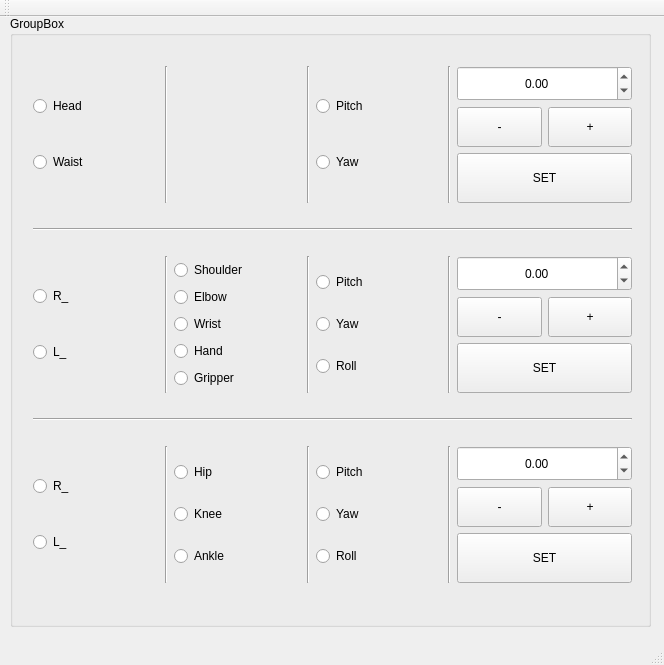
<?xml version="1.0" encoding="UTF-8"?>
<ui version="4.0">
 <class>MainWindow</class>
 <widget class="QMainWindow" name="MainWindow">
  <property name="geometry">
   <rect>
    <x>0</x>
    <y>0</y>
    <width>664</width>
    <height>665</height>
   </rect>
  </property>
  <property name="windowTitle">
   <string>MainWindow</string>
  </property>
  <widget class="QWidget" name="centralWidget">
   <widget class="QGroupBox" name="groupBox">
    <property name="geometry">
     <rect>
      <x>10</x>
      <y>-1</y>
      <width>641</width>
      <height>611</height>
     </rect>
    </property>
    <property name="maximumSize">
     <size>
      <width>16777215</width>
      <height>761</height>
     </size>
    </property>
    <property name="title">
     <string>GroupBox</string>
    </property>
    <widget class="QWidget" name="verticalLayoutWidget">
     <property name="geometry">
      <rect>
       <x>12</x>
       <y>20</y>
       <width>621</width>
       <height>579</height>
      </rect>
     </property>
     <layout class="QVBoxLayout" name="verticalLayout">
      <property name="sizeConstraint">
       <enum>QLayout::SetDefaultConstraint</enum>
      </property>
      <item>
       <layout class="QHBoxLayout" name="horizontalLayout">
        <item>
         <layout class="QVBoxLayout" name="verticalLayout_2">
          <property name="sizeConstraint">
           <enum>QLayout::SetMinimumSize</enum>
          </property>
          <item>
           <widget class="QRadioButton" name="radioButton_1">
            <property name="text">
             <string>Head</string>
            </property>
            <attribute name="buttonGroup">
             <string notr="true">buttonGroup</string>
            </attribute>
           </widget>
          </item>
          <item>
           <widget class="QRadioButton" name="radioButton_2">
            <property name="text">
             <string>Waist</string>
            </property>
            <attribute name="buttonGroup">
             <string notr="true">buttonGroup</string>
            </attribute>
           </widget>
          </item>
         </layout>
        </item>
        <item>
         <widget class="Line" name="line_6">
          <property name="orientation">
           <enum>Qt::Vertical</enum>
          </property>
         </widget>
        </item>
        <item>
         <layout class="QVBoxLayout" name="verticalLayout_3">
          <property name="sizeConstraint">
           <enum>QLayout::SetMinAndMaxSize</enum>
          </property>
          <item>
           <widget class="QLabel" name="label">
            <property name="text">
             <string/>
            </property>
           </widget>
          </item>
         </layout>
        </item>
        <item>
         <widget class="Line" name="line_11">
          <property name="orientation">
           <enum>Qt::Vertical</enum>
          </property>
         </widget>
        </item>
        <item>
         <layout class="QVBoxLayout" name="verticalLayout_11">
          <property name="sizeConstraint">
           <enum>QLayout::SetMinimumSize</enum>
          </property>
          <item>
           <widget class="QRadioButton" name="radioButton_15">
            <property name="text">
             <string>Pitch</string>
            </property>
            <attribute name="buttonGroup">
             <string notr="true">buttonGroup_3</string>
            </attribute>
           </widget>
          </item>
          <item>
           <widget class="QRadioButton" name="radioButton_16">
            <property name="text">
             <string>Yaw</string>
            </property>
            <attribute name="buttonGroup">
             <string notr="true">buttonGroup_3</string>
            </attribute>
           </widget>
          </item>
         </layout>
        </item>
        <item>
         <widget class="Line" name="line_3">
          <property name="orientation">
           <enum>Qt::Vertical</enum>
          </property>
         </widget>
        </item>
        <item>
         <layout class="QVBoxLayout" name="verticalLayout_4">
          <property name="sizeConstraint">
           <enum>QLayout::SetMinimumSize</enum>
          </property>
          <item>
           <layout class="QHBoxLayout" name="horizontalLayout_5">
            <item>
             <widget class="QDoubleSpinBox" name="doubleSpin_joint_ctrl_1">
              <property name="minimumSize">
               <size>
                <width>0</width>
                <height>35</height>
               </size>
              </property>
              <property name="alignment">
               <set>Qt::AlignCenter</set>
              </property>
              <property name="minimum">
               <double>-20.000000000000000</double>
              </property>
              <property name="maximum">
               <double>20.000000000000000</double>
              </property>
             </widget>
            </item>
           </layout>
          </item>
          <item>
           <layout class="QHBoxLayout" name="horizontalLayout_6">
            <item>
             <widget class="QPushButton" name="button_joint_ctrl_minus_1">
              <property name="minimumSize">
               <size>
                <width>0</width>
                <height>40</height>
               </size>
              </property>
              <property name="text">
               <string>-</string>
              </property>
             </widget>
            </item>
            <item>
             <widget class="QPushButton" name="button_joint_ctrl_plus_1">
              <property name="minimumSize">
               <size>
                <width>0</width>
                <height>40</height>
               </size>
              </property>
              <property name="text">
               <string>+</string>
              </property>
             </widget>
            </item>
           </layout>
          </item>
          <item>
           <layout class="QHBoxLayout" name="horizontalLayout_4">
            <item>
             <widget class="QPushButton" name="button_joint_ctrl_set_1">
              <property name="sizePolicy">
               <sizepolicy hsizetype="Fixed" vsizetype="Fixed">
                <horstretch>0</horstretch>
                <verstretch>0</verstretch>
               </sizepolicy>
              </property>
              <property name="minimumSize">
               <size>
                <width>175</width>
                <height>50</height>
               </size>
              </property>
              <property name="maximumSize">
               <size>
                <width>175</width>
                <height>16777215</height>
               </size>
              </property>
              <property name="text">
               <string>SET</string>
              </property>
             </widget>
            </item>
           </layout>
          </item>
         </layout>
        </item>
       </layout>
      </item>
      <item>
       <widget class="Line" name="line">
        <property name="orientation">
         <enum>Qt::Horizontal</enum>
        </property>
       </widget>
      </item>
      <item>
       <layout class="QHBoxLayout" name="horizontalLayout_2">
        <item>
         <layout class="QVBoxLayout" name="verticalLayout_6">
          <property name="sizeConstraint">
           <enum>QLayout::SetMinimumSize</enum>
          </property>
          <item>
           <widget class="QRadioButton" name="radioButton_3">
            <property name="text">
             <string>R_</string>
            </property>
            <attribute name="buttonGroup">
             <string notr="true">buttonGroup</string>
            </attribute>
           </widget>
          </item>
          <item>
           <widget class="QRadioButton" name="radioButton_4">
            <property name="text">
             <string>L_</string>
            </property>
            <attribute name="buttonGroup">
             <string notr="true">buttonGroup</string>
            </attribute>
           </widget>
          </item>
         </layout>
        </item>
        <item>
         <widget class="Line" name="line_7">
          <property name="orientation">
           <enum>Qt::Vertical</enum>
          </property>
         </widget>
        </item>
        <item>
         <layout class="QVBoxLayout" name="verticalLayout_7">
          <property name="spacing">
           <number>3</number>
          </property>
          <property name="sizeConstraint">
           <enum>QLayout::SetMinimumSize</enum>
          </property>
          <item>
           <widget class="QRadioButton" name="radioButton_7">
            <property name="text">
             <string>Shoulder</string>
            </property>
            <attribute name="buttonGroup">
             <string notr="true">buttonGroup_2</string>
            </attribute>
           </widget>
          </item>
          <item>
           <widget class="QRadioButton" name="radioButton_8">
            <property name="text">
             <string>Elbow</string>
            </property>
            <attribute name="buttonGroup">
             <string notr="true">buttonGroup_2</string>
            </attribute>
           </widget>
          </item>
          <item>
           <widget class="QRadioButton" name="radioButton_9">
            <property name="text">
             <string>Wrist</string>
            </property>
            <attribute name="buttonGroup">
             <string notr="true">buttonGroup_2</string>
            </attribute>
           </widget>
          </item>
          <item>
           <widget class="QRadioButton" name="radioButton_10">
            <property name="text">
             <string>Hand</string>
            </property>
            <attribute name="buttonGroup">
             <string notr="true">buttonGroup_2</string>
            </attribute>
           </widget>
          </item>
          <item>
           <widget class="QRadioButton" name="radioButton_11">
            <property name="text">
             <string>Gripper</string>
            </property>
            <attribute name="buttonGroup">
             <string notr="true">buttonGroup_2</string>
            </attribute>
           </widget>
          </item>
         </layout>
        </item>
        <item>
         <widget class="Line" name="line_10">
          <property name="orientation">
           <enum>Qt::Vertical</enum>
          </property>
         </widget>
        </item>
        <item>
         <layout class="QVBoxLayout" name="verticalLayout_12">
          <property name="sizeConstraint">
           <enum>QLayout::SetMinimumSize</enum>
          </property>
          <item>
           <widget class="QRadioButton" name="radioButton_17">
            <property name="text">
             <string>Pitch</string>
            </property>
            <attribute name="buttonGroup">
             <string notr="true">buttonGroup_3</string>
            </attribute>
           </widget>
          </item>
          <item>
           <widget class="QRadioButton" name="radioButton_18">
            <property name="text">
             <string>Yaw</string>
            </property>
            <attribute name="buttonGroup">
             <string notr="true">buttonGroup_3</string>
            </attribute>
           </widget>
          </item>
          <item>
           <widget class="QRadioButton" name="radioButton_19">
            <property name="text">
             <string>Roll</string>
            </property>
            <attribute name="buttonGroup">
             <string notr="true">buttonGroup_3</string>
            </attribute>
           </widget>
          </item>
         </layout>
        </item>
        <item>
         <widget class="Line" name="line_4">
          <property name="orientation">
           <enum>Qt::Vertical</enum>
          </property>
         </widget>
        </item>
        <item>
         <layout class="QVBoxLayout" name="verticalLayout_14">
          <property name="sizeConstraint">
           <enum>QLayout::SetMinimumSize</enum>
          </property>
          <item>
           <layout class="QHBoxLayout" name="horizontalLayout_7">
            <item>
             <widget class="QDoubleSpinBox" name="doubleSpin_joint_ctrl_2">
              <property name="minimumSize">
               <size>
                <width>0</width>
                <height>35</height>
               </size>
              </property>
              <property name="alignment">
               <set>Qt::AlignCenter</set>
              </property>
              <property name="minimum">
               <double>-20.000000000000000</double>
              </property>
              <property name="maximum">
               <double>20.000000000000000</double>
              </property>
             </widget>
            </item>
           </layout>
          </item>
          <item>
           <layout class="QHBoxLayout" name="horizontalLayout_8">
            <item>
             <widget class="QPushButton" name="button_joint_ctrl_minus_2">
              <property name="minimumSize">
               <size>
                <width>0</width>
                <height>40</height>
               </size>
              </property>
              <property name="text">
               <string>-</string>
              </property>
              <property name="iconSize">
               <size>
                <width>16</width>
                <height>16</height>
               </size>
              </property>
              <property name="checkable">
               <bool>false</bool>
              </property>
              <property name="autoDefault">
               <bool>false</bool>
              </property>
              <property name="default">
               <bool>false</bool>
              </property>
              <property name="flat">
               <bool>false</bool>
              </property>
             </widget>
            </item>
            <item>
             <widget class="QPushButton" name="button_joint_ctrl_plus_2">
              <property name="minimumSize">
               <size>
                <width>0</width>
                <height>40</height>
               </size>
              </property>
              <property name="text">
               <string>+</string>
              </property>
              <property name="iconSize">
               <size>
                <width>16</width>
                <height>16</height>
               </size>
              </property>
             </widget>
            </item>
           </layout>
          </item>
          <item>
           <layout class="QHBoxLayout" name="horizontalLayout_9">
            <item>
             <widget class="QPushButton" name="button_joint_ctrl_set_2">
              <property name="sizePolicy">
               <sizepolicy hsizetype="Fixed" vsizetype="Fixed">
                <horstretch>0</horstretch>
                <verstretch>0</verstretch>
               </sizepolicy>
              </property>
              <property name="minimumSize">
               <size>
                <width>175</width>
                <height>50</height>
               </size>
              </property>
              <property name="maximumSize">
               <size>
                <width>175</width>
                <height>16777215</height>
               </size>
              </property>
              <property name="text">
               <string>SET</string>
              </property>
             </widget>
            </item>
           </layout>
          </item>
         </layout>
        </item>
       </layout>
      </item>
      <item>
       <widget class="Line" name="line_2">
        <property name="orientation">
         <enum>Qt::Horizontal</enum>
        </property>
       </widget>
      </item>
      <item>
       <layout class="QHBoxLayout" name="horizontalLayout_3">
        <item>
         <layout class="QVBoxLayout" name="verticalLayout_9">
          <property name="sizeConstraint">
           <enum>QLayout::SetMinimumSize</enum>
          </property>
          <item>
           <widget class="QRadioButton" name="radioButton_5">
            <property name="text">
             <string>R_</string>
            </property>
            <attribute name="buttonGroup">
             <string notr="true">buttonGroup</string>
            </attribute>
           </widget>
          </item>
          <item>
           <widget class="QRadioButton" name="radioButton_6">
            <property name="text">
             <string>L_</string>
            </property>
            <attribute name="buttonGroup">
             <string notr="true">buttonGroup</string>
            </attribute>
           </widget>
          </item>
         </layout>
        </item>
        <item>
         <widget class="Line" name="line_8">
          <property name="orientation">
           <enum>Qt::Vertical</enum>
          </property>
         </widget>
        </item>
        <item>
         <layout class="QVBoxLayout" name="verticalLayout_10">
          <property name="sizeConstraint">
           <enum>QLayout::SetMinimumSize</enum>
          </property>
          <item>
           <widget class="QRadioButton" name="radioButton_12">
            <property name="text">
             <string>Hip</string>
            </property>
            <attribute name="buttonGroup">
             <string notr="true">buttonGroup_2</string>
            </attribute>
           </widget>
          </item>
          <item>
           <widget class="QRadioButton" name="radioButton_13">
            <property name="text">
             <string>Knee</string>
            </property>
            <attribute name="buttonGroup">
             <string notr="true">buttonGroup_2</string>
            </attribute>
           </widget>
          </item>
          <item>
           <widget class="QRadioButton" name="radioButton_14">
            <property name="text">
             <string>Ankle</string>
            </property>
            <attribute name="buttonGroup">
             <string notr="true">buttonGroup_2</string>
            </attribute>
           </widget>
          </item>
         </layout>
        </item>
        <item>
         <widget class="Line" name="line_9">
          <property name="orientation">
           <enum>Qt::Vertical</enum>
          </property>
         </widget>
        </item>
        <item>
         <layout class="QVBoxLayout" name="verticalLayout_13">
          <property name="sizeConstraint">
           <enum>QLayout::SetMinimumSize</enum>
          </property>
          <item>
           <widget class="QRadioButton" name="radioButton_20">
            <property name="text">
             <string>Pitch</string>
            </property>
            <attribute name="buttonGroup">
             <string notr="true">buttonGroup_3</string>
            </attribute>
           </widget>
          </item>
          <item>
           <widget class="QRadioButton" name="radioButton_21">
            <property name="text">
             <string>Yaw</string>
            </property>
            <attribute name="buttonGroup">
             <string notr="true">buttonGroup_3</string>
            </attribute>
           </widget>
          </item>
          <item>
           <widget class="QRadioButton" name="radioButton_22">
            <property name="text">
             <string>Roll</string>
            </property>
            <attribute name="buttonGroup">
             <string notr="true">buttonGroup_3</string>
            </attribute>
           </widget>
          </item>
         </layout>
        </item>
        <item>
         <widget class="Line" name="line_5">
          <property name="orientation">
           <enum>Qt::Vertical</enum>
          </property>
         </widget>
        </item>
        <item>
         <layout class="QVBoxLayout" name="verticalLayout_27">
          <property name="sizeConstraint">
           <enum>QLayout::SetMinimumSize</enum>
          </property>
          <item>
           <layout class="QHBoxLayout" name="horizontalLayout_19">
            <item>
             <widget class="QDoubleSpinBox" name="doubleSpin_joint_ctrl_3">
              <property name="minimumSize">
               <size>
                <width>0</width>
                <height>35</height>
               </size>
              </property>
              <property name="alignment">
               <set>Qt::AlignCenter</set>
              </property>
              <property name="minimum">
               <double>-20.000000000000000</double>
              </property>
              <property name="maximum">
               <double>20.000000000000000</double>
              </property>
             </widget>
            </item>
           </layout>
          </item>
          <item>
           <layout class="QHBoxLayout" name="horizontalLayout_20">
            <item>
             <widget class="QPushButton" name="button_joint_ctrl_minus_3">
              <property name="minimumSize">
               <size>
                <width>0</width>
                <height>40</height>
               </size>
              </property>
              <property name="text">
               <string>-</string>
              </property>
             </widget>
            </item>
            <item>
             <widget class="QPushButton" name="button_joint_ctrl_plus_3">
              <property name="minimumSize">
               <size>
                <width>0</width>
                <height>40</height>
               </size>
              </property>
              <property name="text">
               <string>+</string>
              </property>
             </widget>
            </item>
           </layout>
          </item>
          <item>
           <layout class="QHBoxLayout" name="horizontalLayout_21">
            <item>
             <widget class="QPushButton" name="button_joint_ctrl_set_3">
              <property name="sizePolicy">
               <sizepolicy hsizetype="Fixed" vsizetype="Fixed">
                <horstretch>0</horstretch>
                <verstretch>0</verstretch>
               </sizepolicy>
              </property>
              <property name="minimumSize">
               <size>
                <width>175</width>
                <height>50</height>
               </size>
              </property>
              <property name="maximumSize">
               <size>
                <width>175</width>
                <height>16777215</height>
               </size>
              </property>
              <property name="text">
               <string>SET</string>
              </property>
             </widget>
            </item>
           </layout>
          </item>
         </layout>
        </item>
       </layout>
      </item>
     </layout>
    </widget>
   </widget>
  </widget>
  <widget class="QMenuBar" name="menuBar">
   <property name="geometry">
    <rect>
     <x>0</x>
     <y>0</y>
     <width>664</width>
     <height>22</height>
    </rect>
   </property>
  </widget>
  <widget class="QToolBar" name="mainToolBar">
   <attribute name="toolBarArea">
    <enum>TopToolBarArea</enum>
   </attribute>
   <attribute name="toolBarBreak">
    <bool>false</bool>
   </attribute>
  </widget>
  <widget class="QStatusBar" name="statusBar"/>
 </widget>
 <layoutdefault spacing="6" margin="11"/>
 <resources/>
 <connections/>
 <buttongroups>
  <buttongroup name="buttonGroup"/>
  <buttongroup name="buttonGroup_2"/>
  <buttongroup name="buttonGroup_3"/>
 </buttongroups>
</ui>
